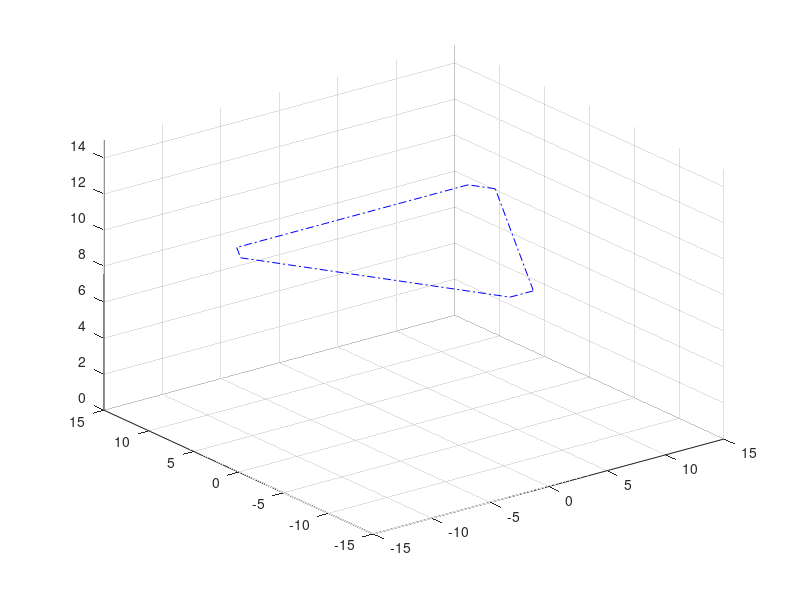

Here is the MATLAB script that generated this plot:
centroid_dist = 10;
scrap = 2;
style = '-.b';
height = 10;

point = [0 -centroid_dist];
point(3) = 1;

anti_clock_mat = [1 0 0;0 1 0;(scrap/2) -scrap 1];
clock_mat = [1 0 0;0 1 0;-(scrap/2) -scrap 1];

anti_clock_point=[];
clock_point=[];
rot_angles = [0 -120 -240];

side=1;
for angle = rot_angles
    anti_clock_point(side,:) = point*anti_clock_mat;
    clock_point(side,:)= point*clock_mat;
    rot_mat = [cosd(angle) -sind(angle);sind(angle) cosd(angle)];
    clock_point(side,1:2)=clock_point(side,1:2)*rot_mat;
    clock_point(side,3)=height;    
    anti_clock_point(side,3)=height;
    anti_clock_point(side,1:2)=anti_clock_point(side,1:2)*rot_mat;
    side=side+1;
end
plot3([clock_point(1,1) anti_clock_point(1,1)],[clock_point(1,2) anti_clock_point(1,2)],[clock_point(1,3) anti_clock_point(1,3)],style);
hold on;
grid on;
axis([-15 15 -15 15 0 15]);
plot3([anti_clock_point(1,1) clock_point(2,1)],[anti_clock_point(1,2) clock_point(2,2)],[anti_clock_point(1,3) clock_point(2,3)],style);
plot3([clock_point(2,1) anti_clock_point(2,1)],[clock_point(2,2) anti_clock_point(2,2)],[clock_point(2,3) anti_clock_point(2,3)],style);
plot3([anti_clock_point(2,1) clock_point(3,1)],[anti_clock_point(2,2) clock_point(3,2)],[anti_clock_point(2,3) clock_point(3,3)],style);
plot3([clock_point(3,1) anti_clock_point(3,1)],[clock_point(3,2) anti_clock_point(3,2)],[clock_point(3,3) anti_clock_point(3,3)],style);
plot3([anti_clock_point(3,1) clock_point(1,1)],[anti_clock_point(3,2) clock_point(1,2)],[anti_clock_point(3,3) clock_point(1,3)],style);